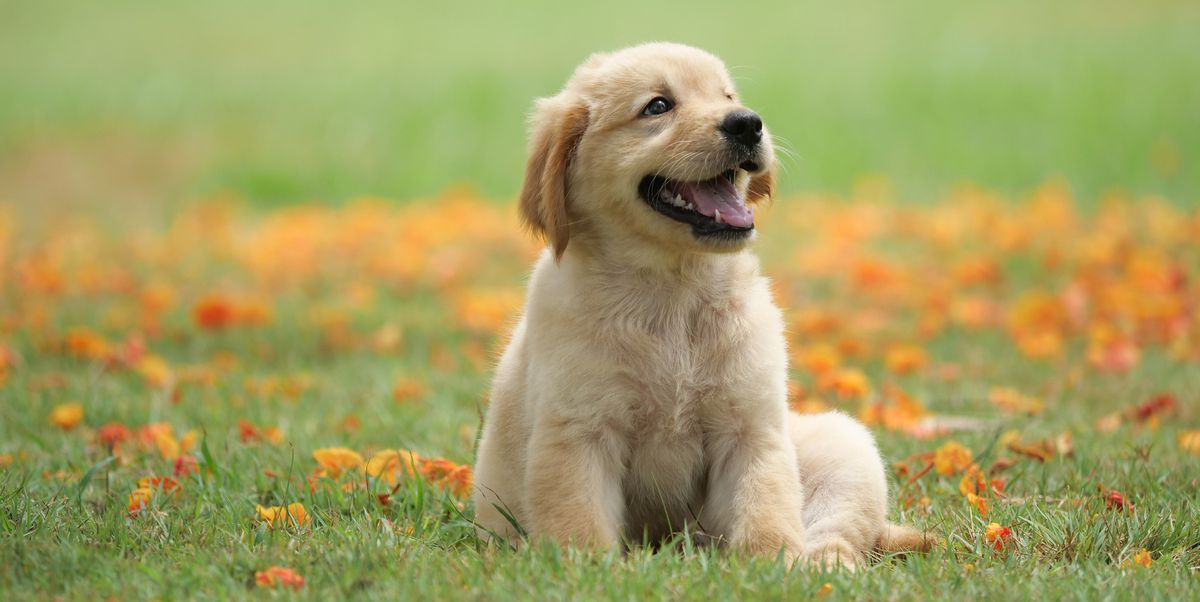
#> input picture Photos/dog2.jpg, 1200 x 602 px
$ python histograms.py
#> lines starting #> are read from the running program, lines starting #| are printed output that depends on the picture
import cv2 as cv
import matplotlib.pyplot as plt
import numpy as np

img = cv.imread('./Photos/dog2.jpg')
#> img is the input picture: shape (602, 1200, 3); mean B, G, R 97.6, 158.6, 163.9
cv.imshow('Original', img)

blank = np.zeros(img.shape[:2], dtype='uint8')

gray = cv.cvtColor(img, cv.COLOR_BGR2GRAY)
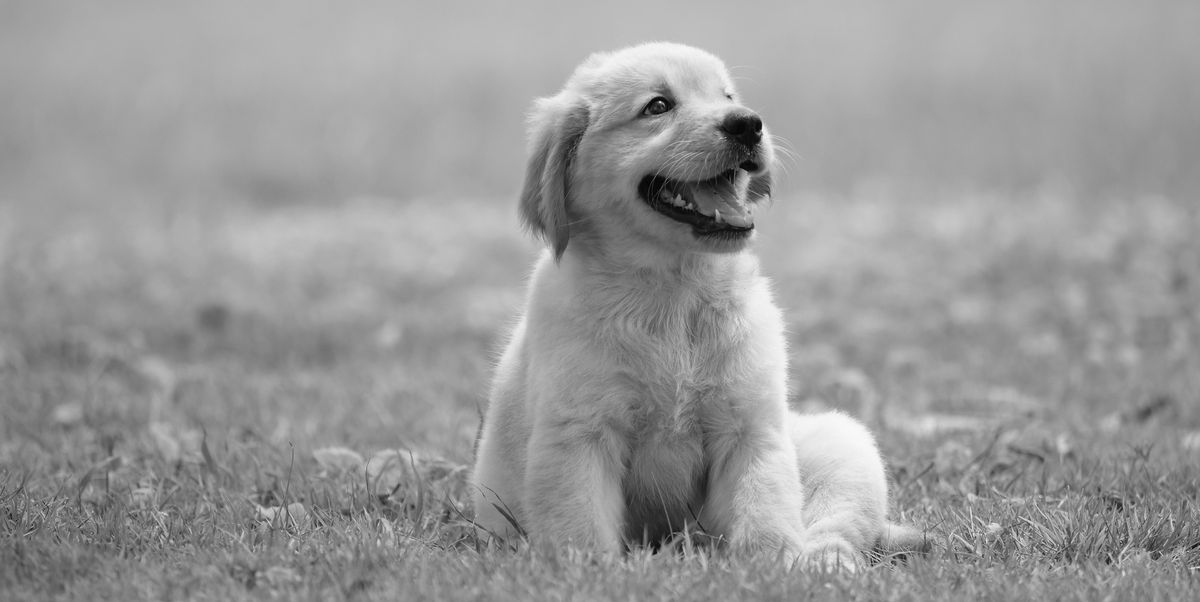
#> gray: shape (602, 1200); min 0, max 251, mean 153.2
#cv.imshow('Gray', gray)

mask = cv.circle(blank.copy(), (img.shape[1]//2, img.shape[0]//2), 100, 255, -1)
#cv.imshow('circle', circle)

masked = cv.bitwise_and(gray, gray, mask=mask)
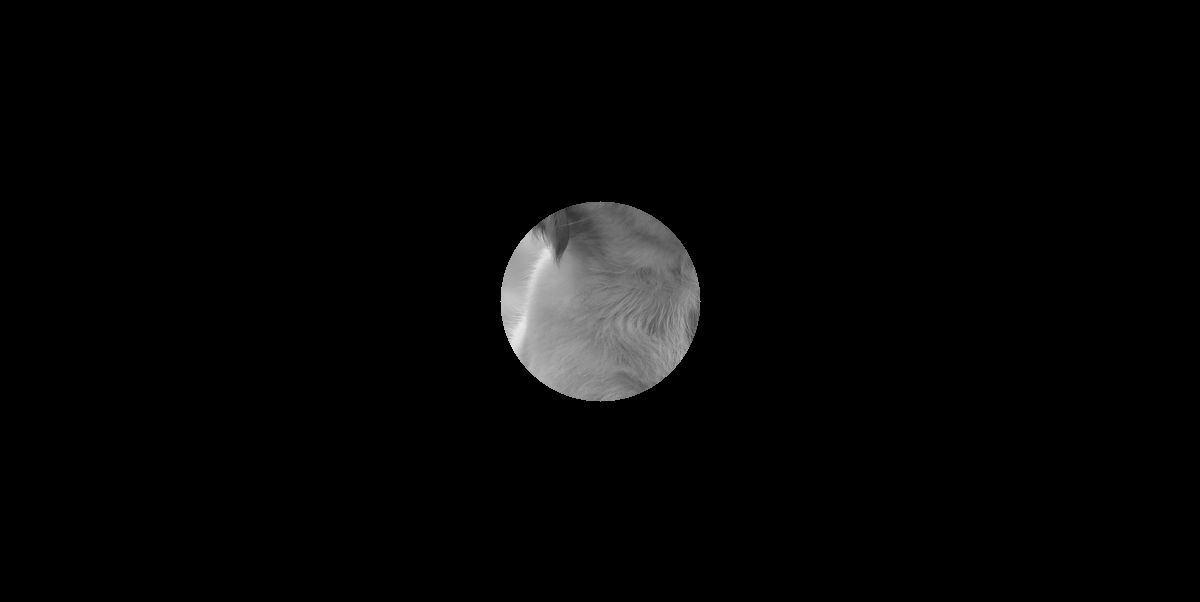
#> masked: shape (602, 1200); min 0, max 233, mean 5.8
#cv.imshow('masked', masked)

# Grayscale histogram
hist = cv.calcHist([gray], [0], mask, [256], [0, 256])
#> hist = 256 values, max 493 at index 110, min 0 at index 0, mean 122.7
plt.figure()
plt.title('Grayscale Histogram')
plt.xlabel('Bins')
plt.ylabel('# of Pixels')
plt.plot(hist)
plt.xlim([0, 256])
#plt.show()

# Color histogram
masked = cv.bitwise_and(img, img, mask=mask)
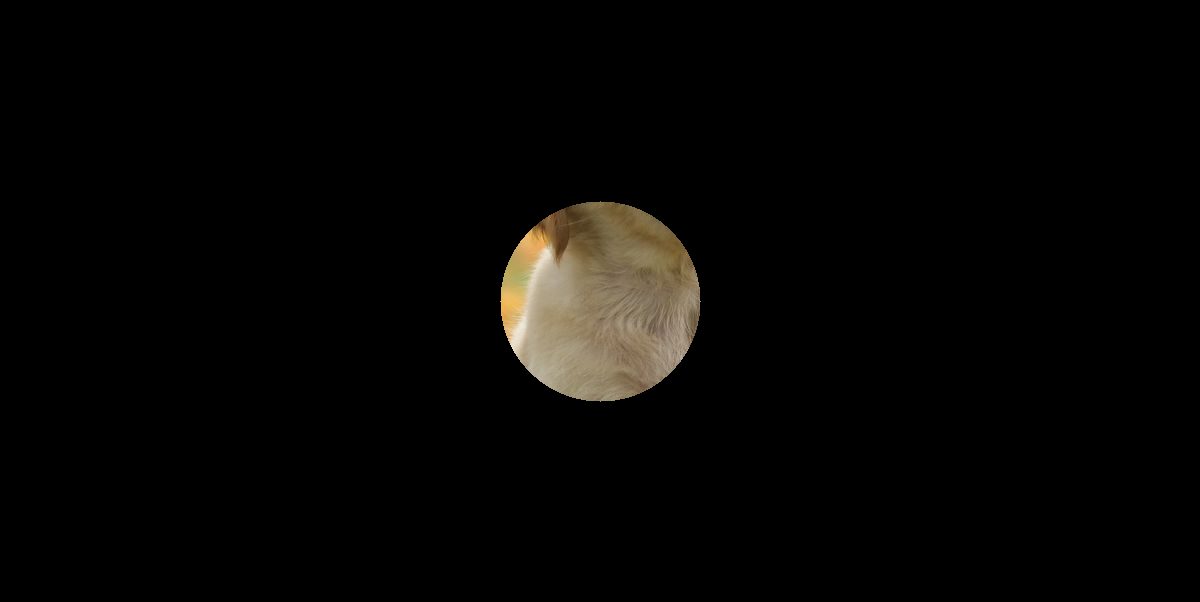
#> masked: shape (602, 1200, 3); mean B, G, R 4.3, 5.7, 6.5
colors = ('b', 'g', 'r')
for i, color in enumerate(colors):
    hist = cv.calcHist([img], [i], mask, [256], [0, 256])
    plt.plot(hist, color=color)
    plt.xlim([0, 256])

plt.show()
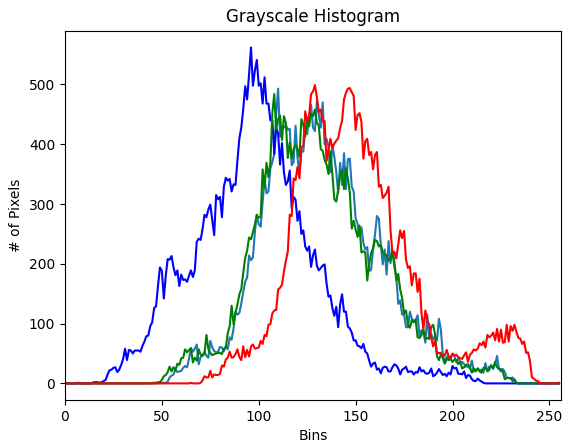
#> figure drawn by matplotlib, 1 panel; curve peaks at x = 110, y = 493; curve peaks at x = 96, y = 562; curve peaks at x = 108, y = 484

cv.waitKey(0)

$ run again, with Photos/dog1.jpg copied over Photos/dog2.jpg
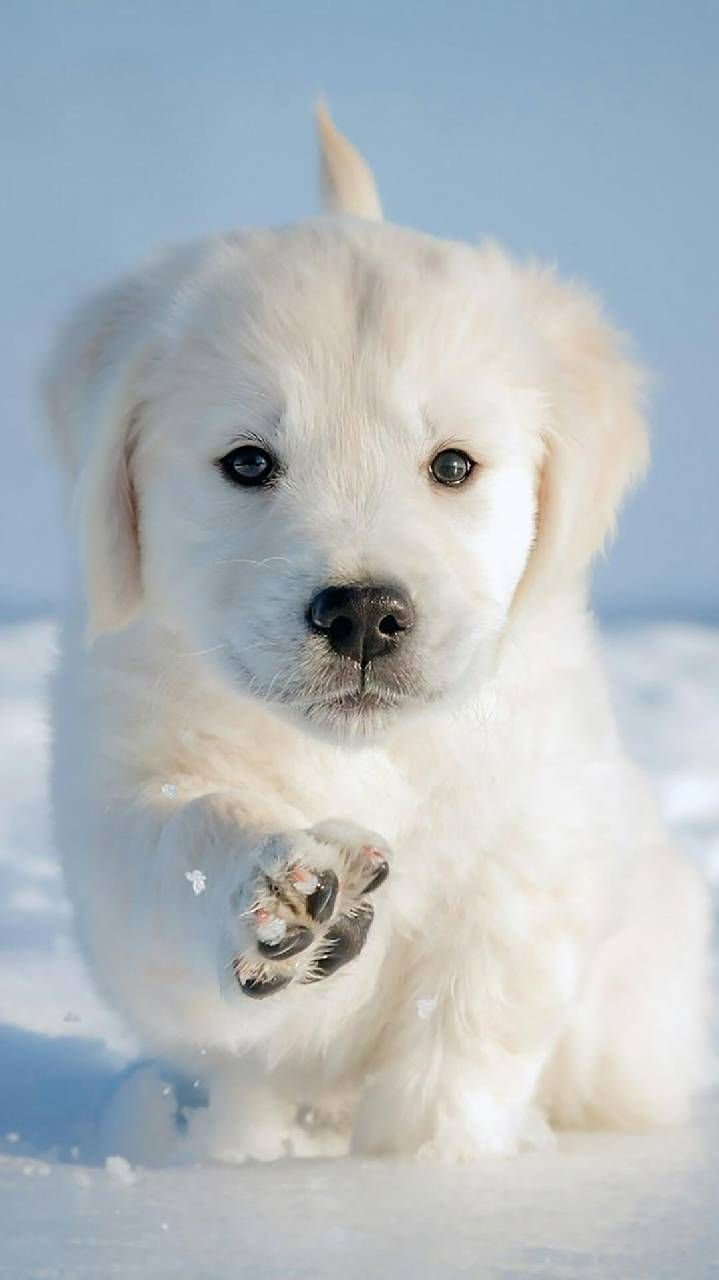
#> input picture Photos/dog1.jpg, 719 x 1280 px
#> img is the input picture: shape (1280, 719, 3); mean B, G, R 191.1, 186.5, 178.7
#> `masked = cv.bitwise_and(gray, gray, mask=mask)`:
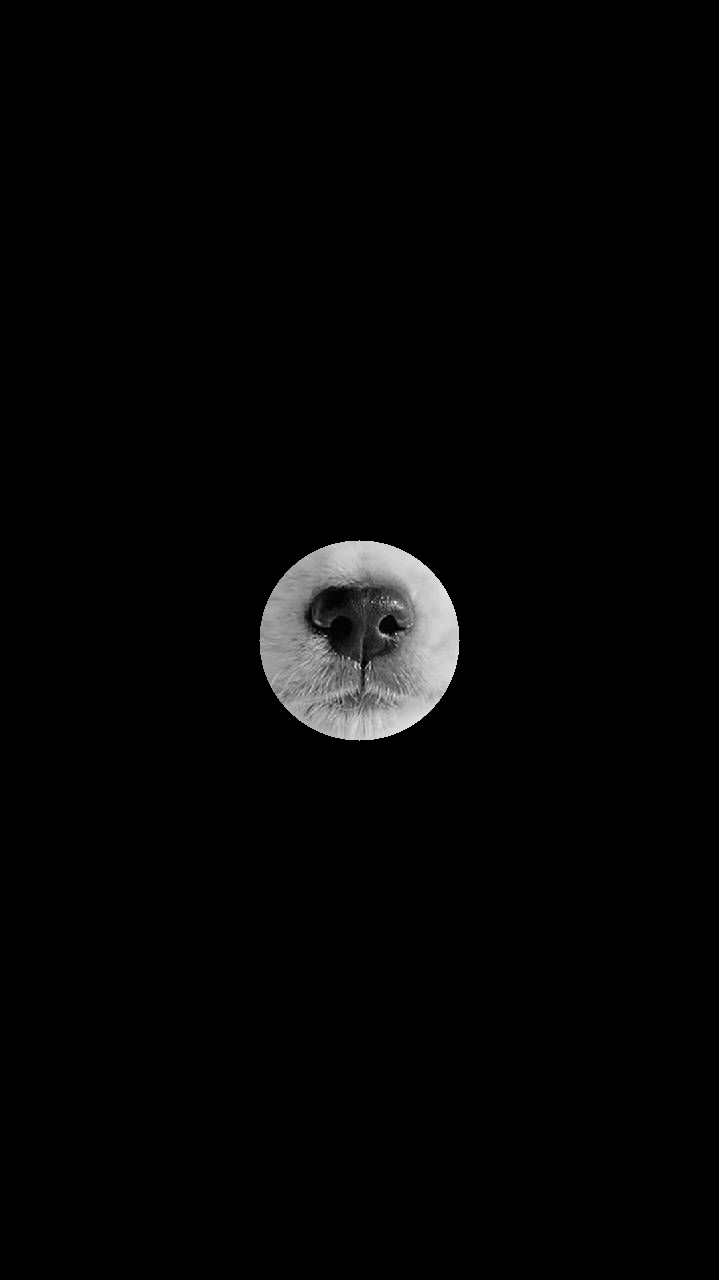
#> masked: shape (1280, 719); min 0, max 250, mean 4.7
#> hist = 256 values, max 366 at index 201, min 0 at index 227, mean 122.7
#> `plt.show()`:
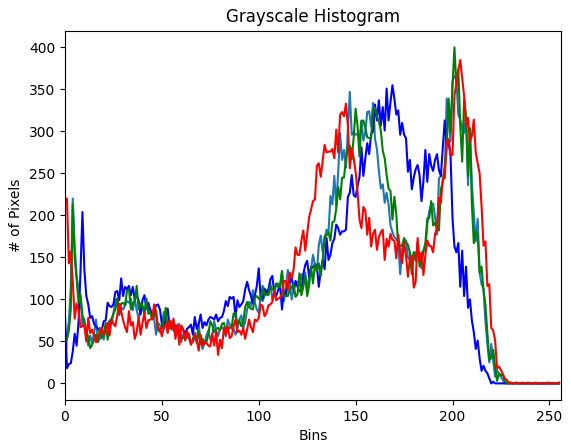
#> figure drawn by matplotlib, 1 panel; curve peaks at x = 201, y = 366; curve peaks at x = 169, y = 355; curve peaks at x = 201, y = 400

$ run again, with Photos/dog3.jpg copied over Photos/dog2.jpg
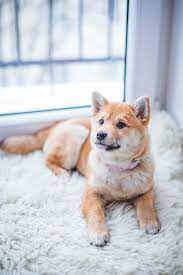
#> input picture Photos/dog3.jpg, 183 x 275 px
#> img is the input picture: shape (275, 183, 3); mean B, G, R 206.7, 200.7, 200.4
#> `masked = cv.bitwise_and(gray, gray, mask=mask)`:
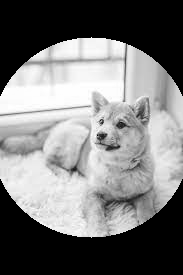
#> masked: shape (275, 183); min 0, max 255, mean 122.2
#> hist = 256 values, max 782 at index 254, min 0 at index 0, mean 119.1
#> `plt.show()`:
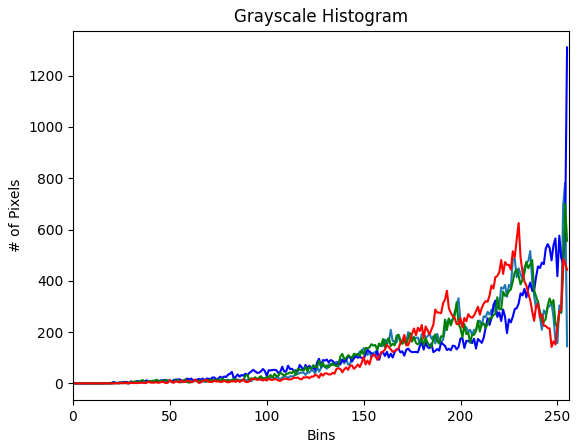
#> figure drawn by matplotlib, 1 panel; curve peaks at x = 254, y = 782; curve peaks at x = 255, y = 1310; curve peaks at x = 254, y = 699
